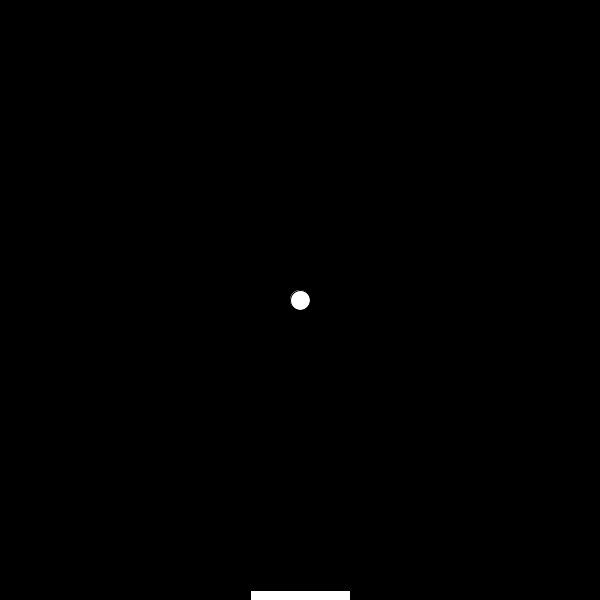
Frame 1 (no input)
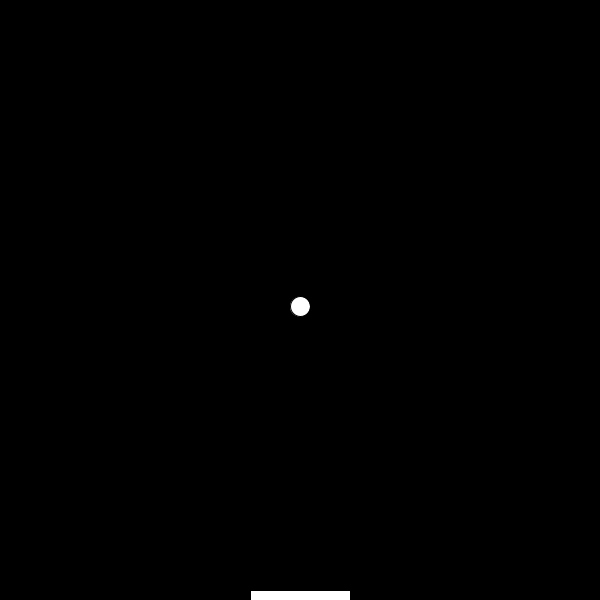
Frame 60 (the mouse pressed at the canvas centre just before this capture)
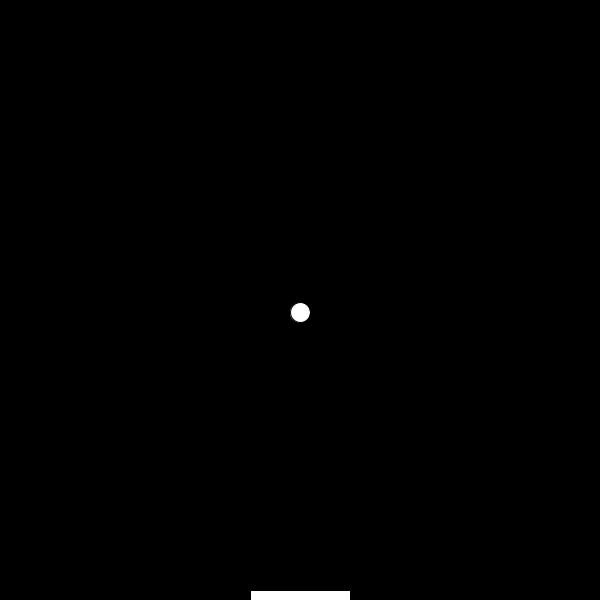
Frame 120 (the mouse held since frame 60 and released just before this capture)

The Processing sketch that drew these frames (run headless with seeded random() and noise(); from frame 60 on, the mouse is pressed at the canvas centre):

// Processing sketch: processing_61668
// ── processing_61668.pde

PVector position, accel, velo;
float x1,y1;
int w1,h1;
int radius = 20;
boolean loop = true;
void setup(){
  size(600,600);
  position = new PVector((int)(width/2),(int)(height/2));
  velo = new PVector(0,0);
  accel = new PVector(0,.15);
 
}
void draw(){
   background(0);
   fill(255);
   ellipseMode(CENTER);
   ellipse(position.x,position.y, radius, radius);
   velo.add(accel);
   position.add(velo);
   if ( position.x + radius >= width ) {
     velo.x = -velo.x;
   }
   if ( position.x - radius <= 0 ) {
    velo.x = -velo.x;
   }
   if ( position.y - radius <= 0) {
     velo.y = velo.y;
   }
   rect(width/2 - 50, 590, 100, 15);
   if(position.x < 0 || position.x > width)
     velo.x = -velo.x;
   
   if(position.y > height)
     velo.y = -velo.y;
   else
     velo.y += .5;
}
